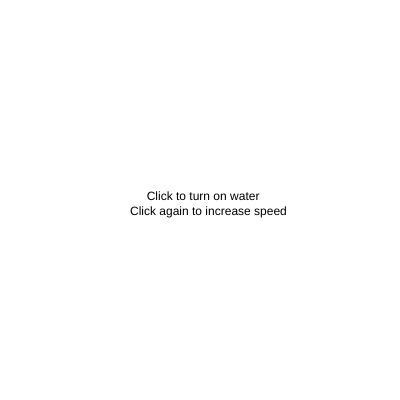
Frame 1 (no input)
Frame 60 (no input): identical to frame 1, image omitted
Frame 120 (the mouse pressed at the canvas centre since frame 60): identical to frame 1, image omitted

The p5.js sketch that drew this single still picture (run headless with seeded random() and noise() and a simulated clock; from frame 60 on, the mouse is pressed at the canvas centre):

// p5.js sketch
// ── sketch.js
let height = 0;
let waterLevel = 400;
function setup() {
  background(211, 230, 232);
  createCanvas(400, 400);
  text('     Click to turn on water \nClick again to increase speed', 130, 200);
}

function mousePressed() {
setTimeout(drop, 2000);
}

function drop() {
let countInterval = setInterval(waterDrop, 50);
}

function waterDrop() {
  background(211, 230, 232);
  noStroke();
  fill(143, 188, 204);
  circle(200, height, 10);
  triangle(200, height-10, 195, height, 205, height);
  if (height < 100) {
    height += 3;
  } else if (height < 125) {
    height += 4
  } else if (height < 200) {
    height += 5
  } else if (height < 250) {
    height += 6
  } else if (height < 300) {
    height += 7
  } else if (height < 350) {
    height += 8
  } else if (height < 420) {
    height += 9
  } else if (height = 420) {
    height = 0;
  }
}

function draw() {
}
